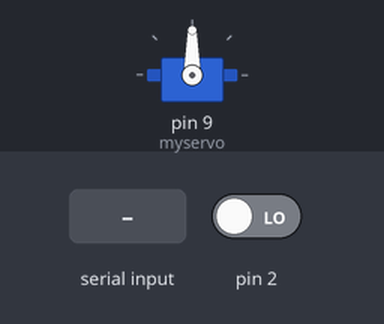
A sketch run on a simulated Arduino Uno, built with avr-gcc and run on an emulated ATmega328P. Parts: servo. Inputs (shaded band) come from the test bench; at power-on: pin 2 LOW. What the sketch prints to the serial monitor is not drawn.

Above: at 1.2 s.
1.3 s: pin 2 driven HIGH
2.8 s: "op1" received over the second serial link
4.3 s: ";" received over the second serial link
At 4.45 s:
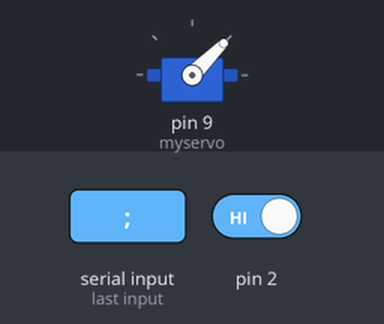
At 5.7 s:
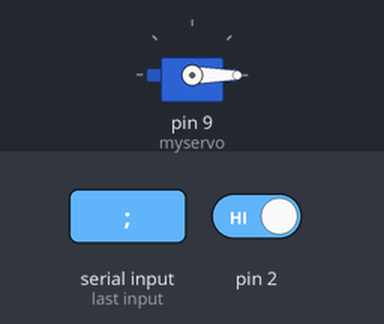
6.0 s: "1" received over the second serial link
Timing chart, 0 to 8.5 s (numbered marks = the images above; inputs shaded):
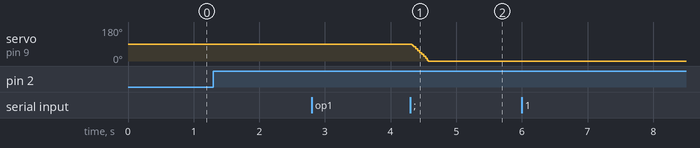

Measured:
- after the input at 1.3 s, every drawn part: stays the same
- after the input at 2.8 s, every drawn part: stays the same
- after the input at 4.3 s, servo on pin 9 (myservo): moves from 90° to 0° over 0.26 s, starting at once
- after the input at 6.0 s, every drawn part: stays the same

The sketch:

HACKNY.ino
```cpp
///HackNY 2016 Hackathon

#include <Servo.h>
#include <SoftwareSerial.h>
Servo myservo;  // create servo object to control a servo

#include <SoftwareSerial.h>// import the serial library
SoftwareSerial mySerial(10, 11); // RX, TX

int pos = 0;    // variable to store the servo position

char receivedChar;
String text;

const long interval = 50;
unsigned long previousMillis = 0;

void setup() {
  Serial.begin(115200);
 mySerial.begin(9600);//bluetooth serial
  Serial.println("HackNY");
  mySerial.println("HackNY");
    myservo.attach(9);  // attaches the servo on pin 9 to the servo object
attachInterrupt(0,interrupt_knock,RISING);//KNOCK sensor to detect

}
void interrupt_knock(){

      unsigned long currentMillis = millis();

  if (currentMillis - previousMillis >= interval) {

    previousMillis = currentMillis;    // save the last time
       mySerial.println("D");
   Serial.println("D");
  return;
}

  }
void loop()
{ //Serial.println(analogRead(A0));
 /* delay(2000);
 mySerial.println("D");
   Serial.println("D");*/

 if (mySerial.available())
   {
      receivedChar = mySerial.read();
      Serial.print(receivedChar);
if(receivedChar == ';')
    {
       if(text == "op1")
       {
          mySerial.print("here");
          Serial.print("here");
          SERVODIS();
       }
      text="";
  }
  else
  {
text+=receivedChar;
  }
}
}

void SERVODIS(){
    for (pos = 0; pos <= 90; pos += 5) { // goes from 0 degrees to 900 degrees
    // in steps of 1 degree
    myservo.write(pos);              // tell servo to go to position in variable 'pos'
  }
  for (pos = 90; pos >= 0; pos -= 5) { // goes from 90 degrees to 0 degrees
    myservo.write(pos);              // tell servo to go to position in variable 'pos'
    delay(15);                       // waits 15ms for the servo to reach the position
  }

}
```
